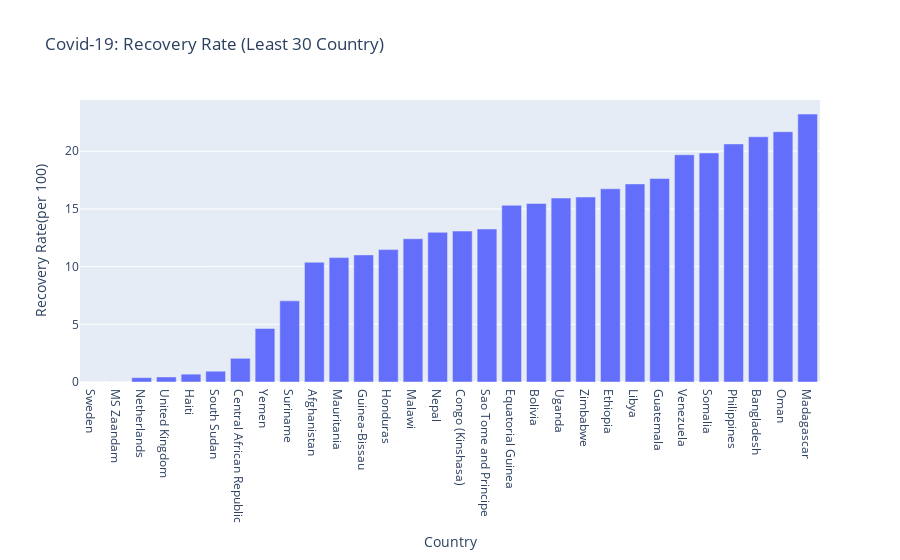

Notebook source saved alongside this figure:
### Code cell
fig = px.bar(data_frame = covid_19,
                 x =covid_19.sort_values('Recovery Rate(per 100)')['Recovery Rate(per 100)'].index[:30],
                 y =covid_19.sort_values('Recovery Rate(per 100)')['Recovery Rate(per 100)'].values[:30],
                 title = 'Covid-19: Recovery Rate (Least 30 Country)')

fig.update_xaxes(title_text = 'Country')
fig.update_yaxes(title_text = 'Recovery Rate(per 100)')

### Figure 1 — Plotly figure (JSON) as saved in the notebook; plotly's stock layout.template omitted (floating-point values rounded to 4 significant figures)
{"data": [{"alignmentgroup": "True", "hovertemplate": "x=%{x}<br>y=%{y}<extra></extra>", "legendgroup": "", "marker": {"color": "#636efa"}, "name": "", "offsetgroup": "", "orientation": "v", "showlegend": false, "textposition": "auto", "type": "bar", "x": ["Sweden", "MS Zaandam", "Netherlands", "United Kingdom", "Haiti", "South Sudan", "Central African Republic", "Yemen", "Suriname", "Afghanistan", "Mauritania", "Guinea-Bissau", "Honduras", "Malawi", "Nepal", "Congo (Kinshasa)", "Sao Tome and Principe", "Equatorial Guinea", "Bolivia", "Uganda", "Zimbabwe", "Ethiopia", "Libya", "Guatemala", "Venezuela", "Somalia", "Philippines", "Bangladesh", "Oman", "Madagascar"], "xaxis": "x", "y": [0, 0, 0.3775, 0.4345, 0.6783, 0.9352, 2.054, 4.637, 7.031, 10.38, 10.78, 11.02, 11.47, 12.42, 12.97, 13.08, 13.26, 15.31, 15.48, 15.94, 16.03, 16.74, 17.17, 17.64, 19.69, 19.85, 20.63, 21.25, 21.69, 23.22], "yaxis": "y"}], "layout": {"barmode": "relative", "legend": {"tracegroupgap": 0}, "title": {"text": "Covid-19: Recovery Rate (Least 30 Country)"}, "xaxis": {"anchor": "y", "domain": [0, 1], "title": {"text": "Country"}}, "yaxis": {"anchor": "x", "domain": [0, 1], "title": {"text": "Recovery Rate(per 100)"}}}}
